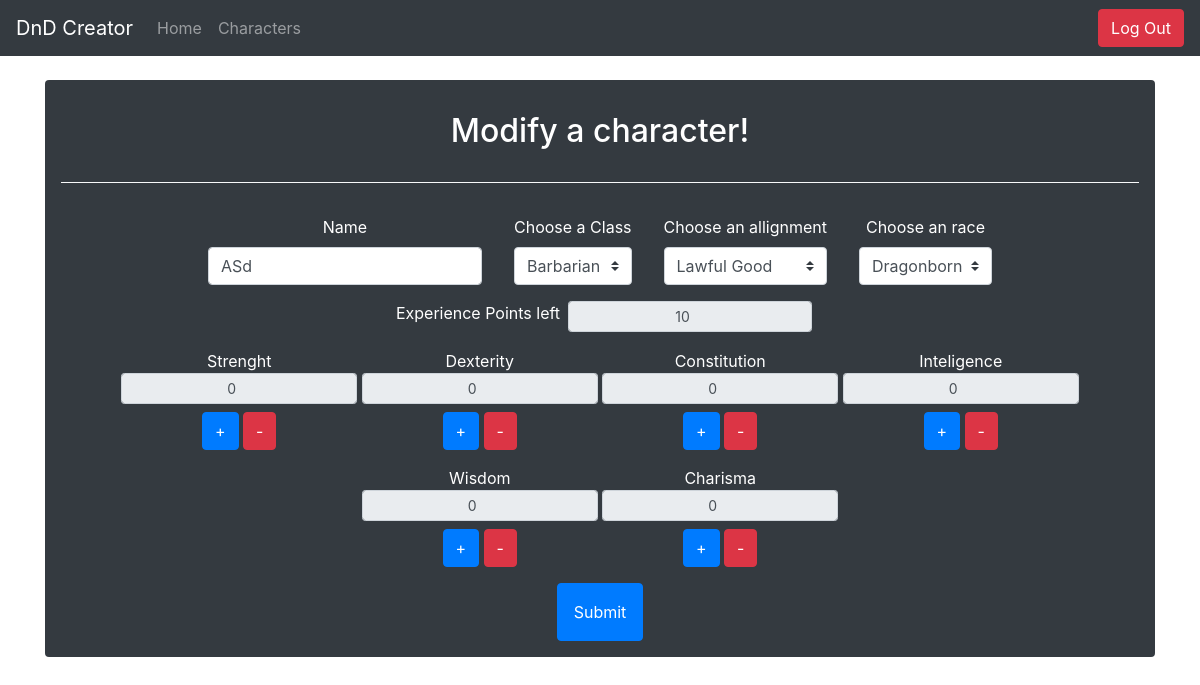
The page /characters/2/update (signed in) on the database its author committed.
### website/src/models.py (models this page shows)
class DndChar(db.Model):
    id = db.Column(db.Integer, primary_key=True)
    name = db.Column(db.String(50))
    charClass = db.Column(db.String(50))
    race = db.Column(db.String(50))
    alling = db.Column(db.String(50))
    exp = db.Column(db.Integer)
    stren = db.Column(db.Integer)
    dex = db.Column(db.Integer)
    consti = db.Column(db.Integer)
    inteli = db.Column(db.Integer)
    wisdom = db.Column(db.Integer)
    charisma = db.Column(db.Integer)
    user_id = db.Column(db.Integer, db.ForeignKey('user.id'))

### website/src/characters.py (the view, shortened to what this page needs)
@characters.route('/<char_id>/update', methods=["GET", "POST"])
@login_required
def char_update(char_id):
    current_char = DndChar.query.filter_by(id=char_id).first()
    return render_template("character/char_update.html", character=current_char, user=current_user)

### website/templates/character/char_update.html (shortened to what this page needs)
{% extends "/bases/form_base.html" %}

### website/templates/bases/form_base.html (shortened to what this page needs)
{% extends "/bases/base.html" %}
{% block body %}
<br>
<div class="bg-dark p-3 rounded text-white">
    {% if character %}
        <h2 class="text-center p-3">Modify a character!</h2>
    {% else %}
        <h2 class="text-center p-3">Create a character!</h2>
    {% endif %}
    <hr class="border-light"/>
    <form method="POST">
        <div class="form-row align-items-center text-center justify-content-center">
            <div class="p-3">
                <label for="charName">Name</label>
                {% if character %}
                    <input type="text" class="form-control" id="charName" name="charName" placeholder="Enter a name" value="{{ character.name }}"/>
                {% else %}
                    <input type="text" class="form-control" id="charName" name="charName" placeholder="Enter a name"/>
                {% endif %}
            </div>
            <div class="p-3">
                <label for="charClass">Choose a Class</label>
                <br>
                <select class="custom-select" id="charClass" name="charClass">
                    <option value="Barbarian">Barbarian</option>
                </select>
            </div>
            <div class="p-3">
                <label for="charAllign">Choose an allignment</label>
                <br>
                <select class="custom-select" id="charAllign" name="charAllign">
                    <option value="Lawful Good">Lawful Good</option>
                </select>
            </div>
            <div class="p-3">
                <label for="charRace">Choose an race</label>
                <br>
                <select class="custom-select" id="charRace" name="charRace">
                    <option value="Dragonborn">Dragonborn</option>
                </select>
            </div>
            {% if character %}
            <div class="input-group d-flex justify-content-center mb-3">
                <label for="exp">Experience Points left</label>
                <div class="">
                    <input  class="ml-2 text-center form-control form-control-sm" type="number" id="exp" name="exp"
                    value={{ character.exp }} readonly>
                </div>
            </div>
            <div>
                <label for="stren" class="text-center">Strenght
                    <div>
                        <input class="text-center form-control form-control-sm" type="number" id="stren" name="stren"
                        value={{ character.stren }} readonly>
                        <div class="p-2">
                            <button class="btn btn-primary" type="button" onClick="incrementSkill('stren')">+</button>
                            <button class="btn btn-danger" type="button" onClick="decrementSkill('stren')">-</button>
                        </div>
                    </div>
                </label>
                <label for="dex" class="text-center">Dexterity
                    <div>
                        <input class="text-center form-control form-control-sm" type="number" id="dex" name="dex"
                        value={{ character.dex }}  size="1" readonly>
                        <div class="p-2">
                            <button class="btn btn-primary" type="button" onClick="incrementSkill('dex')">+</button>
                            <button class="btn btn-danger" type="button" onClick="decrementSkill('dex')">-</button>
                        </div>
                    </div>
                </label>
                <label for="consti" class="text-center" >Constitution
                    <div>
                        <input class="text-center form-control form-control-sm" type="number" id="consti" name="consti"
                        value={{ character.consti }}  size="1" readonly>
                        <div class="p-2">
                            <button class="btn btn-primary" type="button" onClick="incrementSkill('consti')">+</button>
                            <button class="btn btn-danger" type="button" onClick="decrementSkill('consti')">-</button>
                        </div>
                    </div>
                </label>
                <label for="inteligence" class="text-center">Inteligence
                    <div>
                        <input class="text-center form-control form-control-sm" type="number" id="inteligence" name="inteligence"
                        value={{ character.inteli }}  size="1" readonly>
                        <div class="p-2">
                            <button class="btn btn-primary" type="button" onClick="incrementSkill('inteligence')">+</button>
                            <button class="btn btn-danger" type="button" onClick="decrementSkill('inteligence')">-</button>
                        </div>
                    </div>
                </label>
                <label for="wisdom" class="text-center">Wisdom
                    <div>
                        <input class="text-center form-control form-control-sm" type="number" id="wisdom" name="wisdom"
                        value={{ character.wisdom }}  size="1" readonly>
                        <div class="p-2">
                            <button class="btn btn-primary" type="button" onClick="incrementSkill('wisdom')" >+</button>
                            <button class="btn btn-danger" type="button" onClick="decrementSkill('wisdom')">-</button>
                        </div>
                    </div>
                </label>
                <label for="charisma" class="text-center">Charisma
                    <div class="">
                        <input class="text-center form-control form-control-sm" type="number" id="charisma" name="charisma"
                        value={{ character.charisma }}  size="1" readonly>
                        <div class="p-2">
                            <button class="btn btn-primary" type="button" onClick="incrementSkill('charisma')">+</button>
                            <button class="btn btn-danger" type="button" onClick="decrementSkill('charisma')">-</button>
                        </div>
                    </div>
                </label>
            </div>
            {% endif %}
            <br>
            <div class="container">
                <div class="row">
                    <div class="col text-center">
                        <button type="submit" class="btn btn-primary p-3">Submit</button>
                    </div>
                </div>
            </div>
        </div>
    </form>
</div>
{% endblock %}

### rows shown on the page
DndChar: charName "ASd", exp "10", stren "0", dex "0", consti "0", inteligence "0", wisdom "0", charisma "0"
